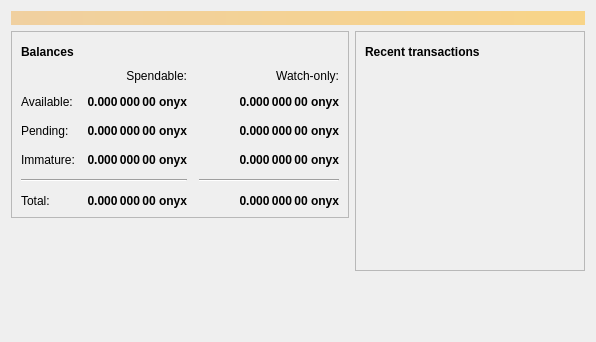
<?xml version="1.0" encoding="UTF-8"?>
<ui version="4.0">
 <class>OverviewPage</class>
 <widget class="QWidget" name="OverviewPage">
  <property name="geometry">
   <rect>
    <x>0</x>
    <y>0</y>
    <width>596</width>
    <height>342</height>
   </rect>
  </property>
  <property name="windowTitle">
   <string>Form</string>
  </property>
  <layout class="QVBoxLayout" name="topLayout">
   <item>
    <widget class="QLabel" name="labelAlerts">
     <property name="visible">
      <bool>false</bool>
     </property>
     <property name="styleSheet">
      <string notr="true">QLabel { background-color: qlineargradient(x1: 0, y1: 0, x2: 1, y2: 0, stop:0 #F0D0A0, stop:1 #F8D488); color:#000000; }</string>
     </property>
     <property name="wordWrap">
      <bool>true</bool>
     </property>
     <property name="margin">
      <number>3</number>
     </property>
     <property name="textInteractionFlags">
      <set>Qt::TextSelectableByMouse</set>
     </property>
    </widget>
   </item>
   <item>
    <layout class="QHBoxLayout" name="horizontalLayout" stretch="1,1">
     <item>
      <layout class="QVBoxLayout" name="verticalLayout_2">
       <item>
        <widget class="QFrame" name="frame">
         <property name="frameShape">
          <enum>QFrame::StyledPanel</enum>
         </property>
         <property name="frameShadow">
          <enum>QFrame::Raised</enum>
         </property>
         <layout class="QVBoxLayout" name="verticalLayout_4">
          <item>
           <layout class="QHBoxLayout" name="horizontalLayout_4">
            <item>
             <widget class="QLabel" name="label_5">
              <property name="font">
               <font>
                <weight>75</weight>
                <bold>true</bold>
               </font>
              </property>
              <property name="text">
               <string>Balances</string>
              </property>
             </widget>
            </item>
            <item>
             <widget class="QPushButton" name="labelWalletStatus">
              <property name="enabled">
               <bool>true</bool>
              </property>
              <property name="maximumSize">
               <size>
                <width>30</width>
                <height>16777215</height>
               </size>
              </property>
              <property name="toolTip">
               <string>The displayed information may be out of date. Your wallet automatically synchronizes with the onyx network after a connection is established, but this process has not completed yet.</string>
              </property>
              <property name="text">
               <string/>
              </property>
              <property name="icon">
               <iconset resource="../bitcoin.qrc">
                <normaloff>:/icons/warning</normaloff>
                <disabledoff>:/icons/warning</disabledoff>:/icons/warning</iconset>
              </property>
              <property name="iconSize">
               <size>
                <width>24</width>
                <height>24</height>
               </size>
              </property>
              <property name="flat">
               <bool>true</bool>
              </property>
             </widget>
            </item>
            <item>
             <spacer name="horizontalSpacer_3">
              <property name="orientation">
               <enum>Qt::Horizontal</enum>
              </property>
              <property name="sizeHint" stdset="0">
               <size>
                <width>40</width>
                <height>20</height>
               </size>
              </property>
             </spacer>
            </item>
           </layout>
          </item>
          <item>
           <layout class="QGridLayout" name="gridLayout">
            <property name="spacing">
             <number>12</number>
            </property>
            <item row="2" column="2">
             <widget class="QLabel" name="labelWatchPending">
              <property name="font">
               <font>
                <weight>75</weight>
                <bold>true</bold>
               </font>
              </property>
              <property name="cursor">
               <cursorShape>IBeamCursor</cursorShape>
              </property>
              <property name="toolTip">
               <string>Unconfirmed transactions to watch-only addresses</string>
              </property>
              <property name="text">
               <string notr="true">0.000 000 00 onyx</string>
              </property>
              <property name="alignment">
               <set>Qt::AlignRight|Qt::AlignTrailing|Qt::AlignVCenter</set>
              </property>
              <property name="textInteractionFlags">
               <set>Qt::LinksAccessibleByMouse|Qt::TextSelectableByKeyboard|Qt::TextSelectableByMouse</set>
              </property>
             </widget>
            </item>
            <item row="2" column="1">
             <widget class="QLabel" name="labelUnconfirmed">
              <property name="font">
               <font>
                <weight>75</weight>
                <bold>true</bold>
               </font>
              </property>
              <property name="cursor">
               <cursorShape>IBeamCursor</cursorShape>
              </property>
              <property name="toolTip">
               <string>Total of transactions that have yet to be confirmed, and do not yet count toward the spendable balance</string>
              </property>
              <property name="text">
               <string notr="true">0.000 000 00 onyx</string>
              </property>
              <property name="alignment">
               <set>Qt::AlignRight|Qt::AlignTrailing|Qt::AlignVCenter</set>
              </property>
              <property name="textInteractionFlags">
               <set>Qt::LinksAccessibleByMouse|Qt::TextSelectableByKeyboard|Qt::TextSelectableByMouse</set>
              </property>
             </widget>
            </item>
            <item row="3" column="2">
             <widget class="QLabel" name="labelWatchImmature">
              <property name="font">
               <font>
                <weight>75</weight>
                <bold>true</bold>
               </font>
              </property>
              <property name="cursor">
               <cursorShape>IBeamCursor</cursorShape>
              </property>
              <property name="toolTip">
               <string>Mined balance in watch-only addresses that has not yet matured</string>
              </property>
              <property name="text">
               <string notr="true">0.000 000 00 onyx</string>
              </property>
              <property name="alignment">
               <set>Qt::AlignRight|Qt::AlignTrailing|Qt::AlignVCenter</set>
              </property>
              <property name="textInteractionFlags">
               <set>Qt::LinksAccessibleByMouse|Qt::TextSelectableByKeyboard|Qt::TextSelectableByMouse</set>
              </property>
             </widget>
            </item>
            <item row="4" column="0" colspan="2">
             <widget class="Line" name="line">
              <property name="orientation">
               <enum>Qt::Horizontal</enum>
              </property>
             </widget>
            </item>
            <item row="4" column="2">
             <widget class="Line" name="lineWatchBalance">
              <property name="sizePolicy">
               <sizepolicy hsizetype="Preferred" vsizetype="Fixed">
                <horstretch>0</horstretch>
                <verstretch>0</verstretch>
               </sizepolicy>
              </property>
              <property name="minimumSize">
               <size>
                <width>140</width>
                <height>0</height>
               </size>
              </property>
              <property name="orientation">
               <enum>Qt::Horizontal</enum>
              </property>
             </widget>
            </item>
            <item row="5" column="0">
             <widget class="QLabel" name="labelTotalText">
              <property name="text">
               <string>Total:</string>
              </property>
             </widget>
            </item>
            <item row="3" column="1">
             <widget class="QLabel" name="labelImmature">
              <property name="font">
               <font>
                <weight>75</weight>
                <bold>true</bold>
               </font>
              </property>
              <property name="cursor">
               <cursorShape>IBeamCursor</cursorShape>
              </property>
              <property name="toolTip">
               <string>Mined balance that has not yet matured</string>
              </property>
              <property name="text">
               <string notr="true">0.000 000 00 onyx</string>
              </property>
              <property name="alignment">
               <set>Qt::AlignRight|Qt::AlignTrailing|Qt::AlignVCenter</set>
              </property>
              <property name="textInteractionFlags">
               <set>Qt::LinksAccessibleByMouse|Qt::TextSelectableByKeyboard|Qt::TextSelectableByMouse</set>
              </property>
             </widget>
            </item>
            <item row="2" column="3">
             <spacer name="horizontalSpacer_2">
              <property name="orientation">
               <enum>Qt::Horizontal</enum>
              </property>
              <property name="sizeHint" stdset="0">
               <size>
                <width>40</width>
                <height>20</height>
               </size>
              </property>
             </spacer>
            </item>
            <item row="3" column="0">
             <widget class="QLabel" name="labelImmatureText">
              <property name="text">
               <string>Immature:</string>
              </property>
             </widget>
            </item>
            <item row="5" column="1">
             <widget class="QLabel" name="labelTotal">
              <property name="font">
               <font>
                <weight>75</weight>
                <bold>true</bold>
               </font>
              </property>
              <property name="cursor">
               <cursorShape>IBeamCursor</cursorShape>
              </property>
              <property name="toolTip">
               <string>Your current total balance</string>
              </property>
              <property name="text">
               <string notr="true">0.000 000 00 onyx</string>
              </property>
              <property name="alignment">
               <set>Qt::AlignRight|Qt::AlignTrailing|Qt::AlignVCenter</set>
              </property>
              <property name="textInteractionFlags">
               <set>Qt::LinksAccessibleByMouse|Qt::TextSelectableByKeyboard|Qt::TextSelectableByMouse</set>
              </property>
             </widget>
            </item>
            <item row="5" column="2">
             <widget class="QLabel" name="labelWatchTotal">
              <property name="font">
               <font>
                <weight>75</weight>
                <bold>true</bold>
               </font>
              </property>
              <property name="cursor">
               <cursorShape>IBeamCursor</cursorShape>
              </property>
              <property name="toolTip">
               <string>Current total balance in watch-only addresses</string>
              </property>
              <property name="text">
               <string notr="true">0.000 000 00 onyx</string>
              </property>
              <property name="alignment">
               <set>Qt::AlignRight|Qt::AlignTrailing|Qt::AlignVCenter</set>
              </property>
              <property name="textInteractionFlags">
               <set>Qt::LinksAccessibleByMouse|Qt::TextSelectableByKeyboard|Qt::TextSelectableByMouse</set>
              </property>
             </widget>
            </item>
            <item row="0" column="2">
             <widget class="QLabel" name="labelWatchonly">
              <property name="text">
               <string>Watch-only:</string>
              </property>
              <property name="alignment">
               <set>Qt::AlignRight|Qt::AlignTrailing|Qt::AlignVCenter</set>
              </property>
             </widget>
            </item>
            <item row="1" column="0">
             <widget class="QLabel" name="labelBalanceText">
              <property name="text">
               <string>Available:</string>
              </property>
             </widget>
            </item>
            <item row="1" column="1">
             <widget class="QLabel" name="labelBalance">
              <property name="font">
               <font>
                <weight>75</weight>
                <bold>true</bold>
               </font>
              </property>
              <property name="cursor">
               <cursorShape>IBeamCursor</cursorShape>
              </property>
              <property name="toolTip">
               <string>Your current spendable balance</string>
              </property>
              <property name="text">
               <string notr="true">0.000 000 00 onyx</string>
              </property>
              <property name="alignment">
               <set>Qt::AlignRight|Qt::AlignTrailing|Qt::AlignVCenter</set>
              </property>
              <property name="textInteractionFlags">
               <set>Qt::LinksAccessibleByMouse|Qt::TextSelectableByKeyboard|Qt::TextSelectableByMouse</set>
              </property>
             </widget>
            </item>
            <item row="1" column="2">
             <widget class="QLabel" name="labelWatchAvailable">
              <property name="font">
               <font>
                <weight>75</weight>
                <bold>true</bold>
               </font>
              </property>
              <property name="cursor">
               <cursorShape>IBeamCursor</cursorShape>
              </property>
              <property name="toolTip">
               <string>Your current balance in watch-only addresses</string>
              </property>
              <property name="text">
               <string notr="true">0.000 000 00 onyx</string>
              </property>
              <property name="alignment">
               <set>Qt::AlignRight|Qt::AlignTrailing|Qt::AlignVCenter</set>
              </property>
              <property name="textInteractionFlags">
               <set>Qt::LinksAccessibleByMouse|Qt::TextSelectableByKeyboard|Qt::TextSelectableByMouse</set>
              </property>
             </widget>
            </item>
            <item row="2" column="0">
             <widget class="QLabel" name="labelPendingText">
              <property name="text">
               <string>Pending:</string>
              </property>
             </widget>
            </item>
            <item row="0" column="1">
             <widget class="QLabel" name="labelSpendable">
              <property name="text">
               <string>Spendable:</string>
              </property>
              <property name="alignment">
               <set>Qt::AlignRight|Qt::AlignTrailing|Qt::AlignVCenter</set>
              </property>
             </widget>
            </item>
           </layout>
          </item>
         </layout>
        </widget>
       </item>
       <item>
        <spacer name="verticalSpacer">
         <property name="orientation">
          <enum>Qt::Vertical</enum>
         </property>
         <property name="sizeHint" stdset="0">
          <size>
           <width>20</width>
           <height>40</height>
          </size>
         </property>
        </spacer>
       </item>
      </layout>
     </item>
     <item>
      <layout class="QVBoxLayout" name="verticalLayout_3">
       <item>
        <widget class="QFrame" name="frame_2">
         <property name="frameShape">
          <enum>QFrame::StyledPanel</enum>
         </property>
         <property name="frameShadow">
          <enum>QFrame::Raised</enum>
         </property>
         <layout class="QVBoxLayout" name="verticalLayout">
          <item>
           <layout class="QHBoxLayout" name="horizontalLayout_2">
            <item>
             <widget class="QLabel" name="label_4">
              <property name="font">
               <font>
                <weight>75</weight>
                <bold>true</bold>
               </font>
              </property>
              <property name="text">
               <string>Recent transactions</string>
              </property>
             </widget>
            </item>
            <item>
             <widget class="QPushButton" name="labelTransactionsStatus">
              <property name="enabled">
               <bool>true</bool>
              </property>
              <property name="maximumSize">
               <size>
                <width>30</width>
                <height>16777215</height>
               </size>
              </property>
              <property name="toolTip">
               <string>The displayed information may be out of date. Your wallet automatically synchronizes with the onyx network after a connection is established, but this process has not completed yet.</string>
              </property>
              <property name="text">
               <string/>
              </property>
              <property name="icon">
               <iconset resource="../bitcoin.qrc">
                <normaloff>:/icons/warning</normaloff>
                <disabledoff>:/icons/warning</disabledoff>:/icons/warning</iconset>
              </property>
              <property name="iconSize">
               <size>
                <width>24</width>
                <height>24</height>
               </size>
              </property>
              <property name="flat">
               <bool>true</bool>
              </property>
             </widget>
            </item>
            <item>
             <spacer name="horizontalSpacer">
              <property name="orientation">
               <enum>Qt::Horizontal</enum>
              </property>
              <property name="sizeHint" stdset="0">
               <size>
                <width>40</width>
                <height>20</height>
               </size>
              </property>
             </spacer>
            </item>
           </layout>
          </item>
          <item>
           <widget class="QListView" name="listTransactions">
            <property name="styleSheet">
             <string notr="true">QListView { background: transparent; }</string>
            </property>
            <property name="frameShape">
             <enum>QFrame::NoFrame</enum>
            </property>
            <property name="verticalScrollBarPolicy">
             <enum>Qt::ScrollBarAlwaysOff</enum>
            </property>
            <property name="horizontalScrollBarPolicy">
             <enum>Qt::ScrollBarAlwaysOff</enum>
            </property>
            <property name="selectionMode">
             <enum>QAbstractItemView::NoSelection</enum>
            </property>
           </widget>
          </item>
         </layout>
        </widget>
       </item>
       <item>
        <spacer name="verticalSpacer_2">
         <property name="orientation">
          <enum>Qt::Vertical</enum>
         </property>
         <property name="sizeHint" stdset="0">
          <size>
           <width>20</width>
           <height>40</height>
          </size>
         </property>
        </spacer>
       </item>
      </layout>
     </item>
    </layout>
   </item>
  </layout>
 </widget>
 <resources/>
 <connections/>
</ui>
